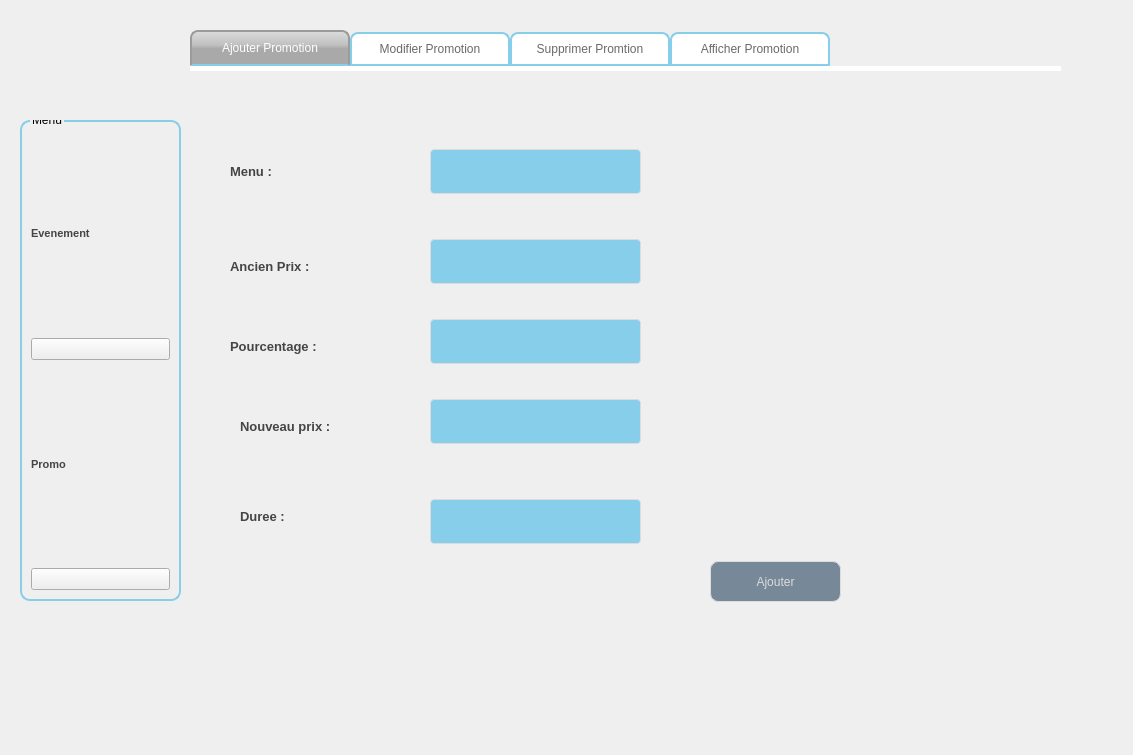
<?xml version="1.0" encoding="UTF-8"?>
<ui version="4.0">
 <class>promointer</class>
 <widget class="QDialog" name="promointer">
  <property name="geometry">
   <rect>
    <x>0</x>
    <y>0</y>
    <width>1133</width>
    <height>755</height>
   </rect>
  </property>
  <property name="windowTitle">
   <string>Dialog</string>
  </property>
  <widget class="QTabWidget" name="tabWidget">
   <property name="geometry">
    <rect>
     <x>190</x>
     <y>30</y>
     <width>871</width>
     <height>641</height>
    </rect>
   </property>
   <property name="styleSheet">
    <string notr="true">QTabWidget::pane { /* The tab widget frame */
border-top: 5px solid white ;
}
/* Style the tab using the tab sub-control. Note that it reads QTabBar _not_ QTabWidget */
QTabBar::tab {
background: #FFFFFF;
border: 2px solid #87CEEB;
border-bottom-color: #87CEEB; /* same as the pane color */
border-top-left-radius:8px;
border-top-right-radius: 8px;
min-width: 140px;
padding: 8px;
color: #696969;


}
QTabBar::tab:selected, QTabBar::tab:hover {
background: qlineargradient(x1: 0, y1: 0, x2: 0, y2: 1, stop: 0 #DCDCDC, stop: 0.4 #C0C0C0, stop: 0.5 #A9A9A9, stop: 1.0 #A9A9A9);
}
QTabBar::tab:selected {
border-color: #9B9B9B;
border-bottom-color: #87CEEB; /* same as pane color */
color: #FFFFFF;
;

}
QTabBar::tab:!selected {
margin-top: 2px; /* make non-selected tabs look smaller */
}
QLineEdit {
  width: 100%;
  padding: 12px 20px;
  margin: 8px 0;
  display: inline-block;
  border: 1px solid #ccc;
  border-radius: 4px;
  box-sizing: border-box;
}</string>
   </property>
   <property name="currentIndex">
    <number>0</number>
   </property>
   <widget class="QWidget" name="tab">
    <attribute name="title">
     <string>Ajouter Promotion</string>
    </attribute>
    <widget class="QLineEdit" name="nomprod">
     <property name="geometry">
      <rect>
       <x>240</x>
       <y>70</y>
       <width>211</width>
       <height>61</height>
      </rect>
     </property>
     <property name="styleSheet">
      <string notr="true">QLineEdit {
  width: 100%;
  padding: 12px 20px;
  margin: 8px 0;
  display: inline-block;
  border: 1px solid #dcdcdc;
  border-radius: 4px;
  box-sizing: border-box;
  background: #87CEEB;
  color: #FFFFFF;
}</string>
     </property>
    </widget>
    <widget class="QLineEdit" name="Prixav">
     <property name="geometry">
      <rect>
       <x>240</x>
       <y>160</y>
       <width>211</width>
       <height>61</height>
      </rect>
     </property>
     <property name="styleSheet">
      <string notr="true">QLineEdit {
  width: 100%;
  padding: 12px 20px;
  margin: 8px 0;
  display: inline-block;
  border: 1px solid #dcdcdc;
  border-radius: 4px;
  box-sizing: border-box;
  background: #87CEEB;
  color: #FFFFFF;
}</string>
     </property>
    </widget>
    <widget class="QLineEdit" name="Pourcentage">
     <property name="geometry">
      <rect>
       <x>240</x>
       <y>240</y>
       <width>211</width>
       <height>61</height>
      </rect>
     </property>
     <property name="styleSheet">
      <string notr="true">QLineEdit {
  width: 100%;
  padding: 12px 20px;
  margin: 8px 0;
  display: inline-block;
  border: 1px solid #dcdcdc;
  border-radius: 4px;
  box-sizing: border-box;
  background: #87CEEB;
  color: #FFFFFF;
}</string>
     </property>
    </widget>
    <widget class="QLabel" name="label_13">
     <property name="geometry">
      <rect>
       <x>40</x>
       <y>80</y>
       <width>71</width>
       <height>41</height>
      </rect>
     </property>
     <property name="styleSheet">
      <string notr="true">background-color: transparent;
font: 8pt &quot;Castellar&quot;;
	color: #454544;
	font-weight: bold;
	font-size: 13px;
border:none;</string>
     </property>
     <property name="text">
      <string>Menu :</string>
     </property>
    </widget>
    <widget class="QLabel" name="label_14">
     <property name="geometry">
      <rect>
       <x>40</x>
       <y>180</y>
       <width>131</width>
       <height>31</height>
      </rect>
     </property>
     <property name="styleSheet">
      <string notr="true">background-color: transparent;
font: 8pt &quot;Castellar&quot;;
	color: #454544;
	font-weight: bold;
	font-size: 13px;
border:none;</string>
     </property>
     <property name="text">
      <string>Ancien Prix :</string>
     </property>
    </widget>
    <widget class="QLabel" name="label_15">
     <property name="geometry">
      <rect>
       <x>40</x>
       <y>260</y>
       <width>151</width>
       <height>31</height>
      </rect>
     </property>
     <property name="styleSheet">
      <string notr="true">background-color: transparent;
font: 8pt &quot;Castellar&quot;;
	color: #454544;
	font-weight: bold;
	font-size: 13px;
border:none;</string>
     </property>
     <property name="text">
      <string>Pourcentage :</string>
     </property>
    </widget>
    <widget class="QLabel" name="label_12">
     <property name="geometry">
      <rect>
       <x>50</x>
       <y>340</y>
       <width>151</width>
       <height>31</height>
      </rect>
     </property>
     <property name="styleSheet">
      <string notr="true">background-color: transparent;
font: 8pt &quot;Castellar&quot;;
	color: #454544;
	font-weight: bold;
	font-size: 13px;
border:none;</string>
     </property>
     <property name="text">
      <string>Nouveau prix :</string>
     </property>
    </widget>
    <widget class="QLabel" name="label_16">
     <property name="geometry">
      <rect>
       <x>50</x>
       <y>430</y>
       <width>91</width>
       <height>31</height>
      </rect>
     </property>
     <property name="styleSheet">
      <string notr="true">background-color: transparent;
font: 8pt &quot;Castellar&quot;;
	color: #454544;
	font-weight: bold;
	font-size: 13px;
border:none;</string>
     </property>
     <property name="text">
      <string>Duree :</string>
     </property>
    </widget>
    <widget class="QPushButton" name="AjouterBouton">
     <property name="geometry">
      <rect>
       <x>520</x>
       <y>490</y>
       <width>131</width>
       <height>41</height>
      </rect>
     </property>
     <property name="styleSheet">
      <string notr="true">QPushButton {
	font: 87 8pt &quot;Segoe UI Black&quot;;
color: #dcdcdc;
background:#778899;
border: none;
border: 1px solid #DCDCDC;
border-radius: 8px;

}
QPushButton:hover {
color:#fff;
font: 87 8pt &quot;Segoe UI Black&quot;;
background:#ADD8E6;
border: none;
}</string>
     </property>
     <property name="text">
      <string>Ajouter</string>
     </property>
    </widget>
    <widget class="QLineEdit" name="Prixap">
     <property name="geometry">
      <rect>
       <x>240</x>
       <y>320</y>
       <width>211</width>
       <height>61</height>
      </rect>
     </property>
     <property name="styleSheet">
      <string notr="true">QLineEdit {
  width: 100%;
  padding: 12px 20px;
  margin: 8px 0;
  display: inline-block;
  border: 1px solid #dcdcdc;
  border-radius: 4px;
  box-sizing: border-box;
  background: #87CEEB;
  color: #FFFFFF;
}</string>
     </property>
    </widget>
    <widget class="QLineEdit" name="duree">
     <property name="geometry">
      <rect>
       <x>240</x>
       <y>420</y>
       <width>211</width>
       <height>61</height>
      </rect>
     </property>
     <property name="styleSheet">
      <string notr="true">QLineEdit {
  width: 100%;
  padding: 12px 20px;
  margin: 8px 0;
  display: inline-block;
  border: 1px solid #dcdcdc;
  border-radius: 4px;
  box-sizing: border-box;
  background: #87CEEB;
  color: #FFFFFF;
}</string>
     </property>
    </widget>
   </widget>
   <widget class="QWidget" name="tab_2">
    <attribute name="title">
     <string>Modifier Promotion</string>
    </attribute>
    <widget class="QComboBox" name="comboBox_modif">
     <property name="geometry">
      <rect>
       <x>290</x>
       <y>30</y>
       <width>121</width>
       <height>51</height>
      </rect>
     </property>
     <property name="styleSheet">
      <string notr="true">background-color: rgb(250, 211, 0);
width: 100%;
  padding: 12px 20px;
  margin: 8px 0;
  display: inline-block;
  border: 1px solid #dcdcdc;
  border-radius: 4px;
  box-sizing: border-box;
  background: #ADD8E6;
  color: #FFFFFF;</string>
     </property>
    </widget>
    <widget class="QLineEdit" name="pourcentagemodif">
     <property name="geometry">
      <rect>
       <x>220</x>
       <y>290</y>
       <width>201</width>
       <height>61</height>
      </rect>
     </property>
     <property name="styleSheet">
      <string notr="true">QLineEdit {
  width: 100%;
  padding: 12px 20px;
  margin: 8px 0;
  display: inline-block;
  border: 1px solid #dcdcdc;
  border-radius: 4px;
  box-sizing: border-box;
  background: #87CEEB;
  color: #FFFFFF;
}</string>
     </property>
    </widget>
    <widget class="QLineEdit" name="dureemodif">
     <property name="geometry">
      <rect>
       <x>220</x>
       <y>490</y>
       <width>201</width>
       <height>61</height>
      </rect>
     </property>
     <property name="styleSheet">
      <string notr="true">QLineEdit {
  width: 100%;
  padding: 12px 20px;
  margin: 8px 0;
  display: inline-block;
  border: 1px solid #dcdcdc;
  border-radius: 4px;
  box-sizing: border-box;
  background: #87CEEB;
  color: #FFFFFF;
}</string>
     </property>
    </widget>
    <widget class="QPushButton" name="btn_modif">
     <property name="geometry">
      <rect>
       <x>540</x>
       <y>540</y>
       <width>131</width>
       <height>41</height>
      </rect>
     </property>
     <property name="styleSheet">
      <string notr="true">QPushButton {
	font: 87 8pt &quot;Segoe UI Black&quot;;
color: #dcdcdc;
background:#778899;
border: none;
border: 1px solid #DCDCDC;
border-radius: 8px;

}
QPushButton:hover {
color:#fff;
font: 87 8pt &quot;Segoe UI Black&quot;;
background:#ADD8E6;
border: none;
}</string>
     </property>
     <property name="text">
      <string>Modifier</string>
     </property>
    </widget>
    <widget class="QLabel" name="label_33">
     <property name="geometry">
      <rect>
       <x>40</x>
       <y>120</y>
       <width>91</width>
       <height>31</height>
      </rect>
     </property>
     <property name="styleSheet">
      <string notr="true">background-color: transparent;
font: 8pt &quot;Castellar&quot;;
	color: #454544;
	font-weight: bold;
	font-size: 13px;
border:none;</string>
     </property>
     <property name="text">
      <string>Menu :</string>
     </property>
    </widget>
    <widget class="QLabel" name="label_32">
     <property name="geometry">
      <rect>
       <x>40</x>
       <y>210</y>
       <width>161</width>
       <height>31</height>
      </rect>
     </property>
     <property name="styleSheet">
      <string notr="true">background-color: transparent;
font: 8pt &quot;Castellar&quot;;
	color: #454544;
	font-weight: bold;
	font-size: 13px;
border:none;</string>
     </property>
     <property name="text">
      <string>Ancien Prix :</string>
     </property>
    </widget>
    <widget class="QLabel" name="label_31">
     <property name="geometry">
      <rect>
       <x>40</x>
       <y>310</y>
       <width>161</width>
       <height>31</height>
      </rect>
     </property>
     <property name="styleSheet">
      <string notr="true">background-color: transparent;
font: 8pt &quot;Castellar&quot;;
	color: #454544;
	font-weight: bold;
	font-size: 13px;
border:none;</string>
     </property>
     <property name="text">
      <string>Pourcentage :</string>
     </property>
    </widget>
    <widget class="QLabel" name="label_30">
     <property name="geometry">
      <rect>
       <x>40</x>
       <y>410</y>
       <width>151</width>
       <height>31</height>
      </rect>
     </property>
     <property name="styleSheet">
      <string notr="true">background-color: transparent;
font: 8pt &quot;Castellar&quot;;
	color: #454544;
	font-weight: bold;
	font-size: 13px;
border:none;</string>
     </property>
     <property name="text">
      <string>Nouveau prix :</string>
     </property>
    </widget>
    <widget class="QLabel" name="label_29">
     <property name="geometry">
      <rect>
       <x>40</x>
       <y>490</y>
       <width>91</width>
       <height>31</height>
      </rect>
     </property>
     <property name="styleSheet">
      <string notr="true">background-color: transparent;
font: 8pt &quot;Castellar&quot;;
	color: #454544;
	font-weight: bold;
	font-size: 13px;
border:none;</string>
     </property>
     <property name="text">
      <string>Duree :</string>
     </property>
    </widget>
    <widget class="QLineEdit" name="nouvpmodif">
     <property name="geometry">
      <rect>
       <x>220</x>
       <y>391</y>
       <width>201</width>
       <height>61</height>
      </rect>
     </property>
     <property name="styleSheet">
      <string notr="true">QLineEdit {
  width: 100%;
  padding: 12px 20px;
  margin: 8px 0;
  display: inline-block;
  border: 1px solid #dcdcdc;
  border-radius: 4px;
  box-sizing: border-box;
  background: #87CEEB;
  color: #FFFFFF;
}</string>
     </property>
    </widget>
    <widget class="QLineEdit" name="anciepmodif">
     <property name="geometry">
      <rect>
       <x>220</x>
       <y>190</y>
       <width>201</width>
       <height>61</height>
      </rect>
     </property>
     <property name="styleSheet">
      <string notr="true">QLineEdit {
  width: 100%;
  padding: 12px 20px;
  margin: 8px 0;
  display: inline-block;
  border: 1px solid #dcdcdc;
  border-radius: 4px;
  box-sizing: border-box;
  background: #87CEEB;
  color: #FFFFFF;
}</string>
     </property>
    </widget>
    <widget class="QLineEdit" name="nommodif">
     <property name="geometry">
      <rect>
       <x>220</x>
       <y>100</y>
       <width>201</width>
       <height>61</height>
      </rect>
     </property>
     <property name="styleSheet">
      <string notr="true">QLineEdit {
  width: 100%;
  padding: 12px 20px;
  margin: 8px 0;
  display: inline-block;
  border: 1px solid #dcdcdc;
  border-radius: 4px;
  box-sizing: border-box;
  background: #87CEEB;
  color: #FFFFFF;
}</string>
     </property>
    </widget>
   </widget>
   <widget class="QWidget" name="tab_3">
    <attribute name="title">
     <string>Supprimer Promtion</string>
    </attribute>
    <widget class="QComboBox" name="comboBox_supp">
     <property name="geometry">
      <rect>
       <x>370</x>
       <y>40</y>
       <width>121</width>
       <height>51</height>
      </rect>
     </property>
     <property name="styleSheet">
      <string notr="true">background-color: rgb(250, 211, 0);
width: 100%;
  padding: 12px 20px;
  margin: 8px 0;
  display: inline-block;
  border: 1px solid #dcdcdc;
  border-radius: 4px;
  box-sizing: border-box;
  background: #ADD8E6;
  color: #FFFFFF;</string>
     </property>
    </widget>
    <widget class="QLabel" name="label">
     <property name="geometry">
      <rect>
       <x>240</x>
       <y>50</y>
       <width>151</width>
       <height>31</height>
      </rect>
     </property>
     <property name="styleSheet">
      <string notr="true">background-color: transparent;
font: 8pt &quot;Castellar&quot;;
	color: #454544;
	font-weight: bold;
	font-size: 13px;
border:none;</string>
     </property>
     <property name="text">
      <string>ID Promotion</string>
     </property>
    </widget>
    <widget class="QLabel" name="label_24">
     <property name="geometry">
      <rect>
       <x>90</x>
       <y>120</y>
       <width>91</width>
       <height>31</height>
      </rect>
     </property>
     <property name="styleSheet">
      <string notr="true">background-color: transparent;
font: 8pt &quot;Castellar&quot;;
	color: #454544;
	font-weight: bold;
	font-size: 13px;
border:none;</string>
     </property>
     <property name="text">
      <string>Menu :</string>
     </property>
    </widget>
    <widget class="QLabel" name="label_25">
     <property name="geometry">
      <rect>
       <x>80</x>
       <y>220</y>
       <width>141</width>
       <height>31</height>
      </rect>
     </property>
     <property name="styleSheet">
      <string notr="true">background-color: transparent;
font: 8pt &quot;Castellar&quot;;
	color: #454544;
	font-weight: bold;
	font-size: 13px;
border:none;</string>
     </property>
     <property name="text">
      <string>Ancien Prix :</string>
     </property>
    </widget>
    <widget class="QLabel" name="label_27">
     <property name="geometry">
      <rect>
       <x>80</x>
       <y>310</y>
       <width>151</width>
       <height>31</height>
      </rect>
     </property>
     <property name="styleSheet">
      <string notr="true">background-color: transparent;
font: 8pt &quot;Castellar&quot;;
	color: #454544;
	font-weight: bold;
	font-size: 13px;
border:none;</string>
     </property>
     <property name="text">
      <string>Pourcentage :</string>
     </property>
    </widget>
    <widget class="QLabel" name="label_26">
     <property name="geometry">
      <rect>
       <x>80</x>
       <y>400</y>
       <width>181</width>
       <height>31</height>
      </rect>
     </property>
     <property name="styleSheet">
      <string notr="true">background-color: transparent;
font: 8pt &quot;Castellar&quot;;
	color: #454544;
	font-weight: bold;
	font-size: 13px;
border:none;</string>
     </property>
     <property name="text">
      <string>Nouveau prix :</string>
     </property>
    </widget>
    <widget class="QLabel" name="label_28">
     <property name="geometry">
      <rect>
       <x>80</x>
       <y>480</y>
       <width>91</width>
       <height>31</height>
      </rect>
     </property>
     <property name="styleSheet">
      <string notr="true">background-color: transparent;
font: 8pt &quot;Castellar&quot;;
	color: #454544;
	font-weight: bold;
	font-size: 13px;
border:none;</string>
     </property>
     <property name="text">
      <string>Duree :</string>
     </property>
    </widget>
    <widget class="QPushButton" name="SupprimerBouton">
     <property name="geometry">
      <rect>
       <x>580</x>
       <y>522</y>
       <width>131</width>
       <height>41</height>
      </rect>
     </property>
     <property name="styleSheet">
      <string notr="true">QPushButton {
	font: 87 8pt &quot;Segoe UI Black&quot;;
color: #dcdcdc;
background:#778899;
border: none;
border: 1px solid #DCDCDC;
border-radius: 8px;

}
QPushButton:hover {
color:#fff;
font: 87 8pt &quot;Segoe UI Black&quot;;
background:#ADD8E6;
border: none;
}</string>
     </property>
     <property name="text">
      <string>Supprimer</string>
     </property>
    </widget>
    <widget class="QTextBrowser" name="Nomval">
     <property name="geometry">
      <rect>
       <x>270</x>
       <y>110</y>
       <width>256</width>
       <height>41</height>
      </rect>
     </property>
     <property name="styleSheet">
      <string notr="true">QLineEdit {
  width: 100%;
  padding: 12px 20px;
  margin: 8px 0;
  display: inline-block;
  border: 1px solid #dcdcdc;
  border-radius: 4px;
  box-sizing: border-box;
  background: #87CEEB;
  color: #FFFFFF;
}
</string>
     </property>
    </widget>
    <widget class="QTextBrowser" name="anciepval">
     <property name="geometry">
      <rect>
       <x>270</x>
       <y>220</y>
       <width>256</width>
       <height>31</height>
      </rect>
     </property>
     <property name="styleSheet">
      <string notr="true"/>
     </property>
    </widget>
    <widget class="QTextBrowser" name="pourcentageval">
     <property name="geometry">
      <rect>
       <x>270</x>
       <y>310</y>
       <width>256</width>
       <height>31</height>
      </rect>
     </property>
     <property name="styleSheet">
      <string notr="true"/>
     </property>
    </widget>
    <widget class="QTextBrowser" name="nouvpval">
     <property name="geometry">
      <rect>
       <x>280</x>
       <y>390</y>
       <width>256</width>
       <height>41</height>
      </rect>
     </property>
     <property name="styleSheet">
      <string notr="true"/>
     </property>
    </widget>
    <widget class="QTextBrowser" name="dureeval">
     <property name="geometry">
      <rect>
       <x>280</x>
       <y>470</y>
       <width>256</width>
       <height>41</height>
      </rect>
     </property>
     <property name="styleSheet">
      <string notr="true"/>
     </property>
    </widget>
   </widget>
   <widget class="QWidget" name="tab_4">
    <attribute name="title">
     <string>Afficher Promotion</string>
    </attribute>
    <widget class="QTableView" name="tablemodifier">
     <property name="geometry">
      <rect>
       <x>20</x>
       <y>180</y>
       <width>811</width>
       <height>251</height>
      </rect>
     </property>
     <property name="autoFillBackground">
      <bool>false</bool>
     </property>
     <property name="styleSheet">
      <string notr="true">border: 2px solid #87CEEB;
border-radius: 8px;</string>
     </property>
    </widget>
    <widget class="QLabel" name="label_3">
     <property name="geometry">
      <rect>
       <x>620</x>
       <y>140</y>
       <width>91</width>
       <height>16</height>
      </rect>
     </property>
     <property name="styleSheet">
      <string notr="true">background-color: transparent;
font: 8pt &quot;Castellar&quot;;
	color: #454544;
	font-weight: bold;
	font-size: 13px;
border:none;</string>
     </property>
     <property name="text">
      <string>Tri par :</string>
     </property>
    </widget>
    <widget class="QComboBox" name="tricombo">
     <property name="geometry">
      <rect>
       <x>700</x>
       <y>121</y>
       <width>131</width>
       <height>51</height>
      </rect>
     </property>
     <property name="styleSheet">
      <string notr="true">background-color: rgb(250, 211, 0);
width: 100%;
  padding: 12px 20px;
  margin: 8px 0;
  display: inline-block;
  border: 1px solid #dcdcdc;
  border-radius: 4px;
  box-sizing: border-box;
  background: #ADD8E6;
  color: #FFFFFF;</string>
     </property>
    </widget>
    <widget class="QLabel" name="label_2">
     <property name="geometry">
      <rect>
       <x>250</x>
       <y>140</y>
       <width>111</width>
       <height>20</height>
      </rect>
     </property>
     <property name="styleSheet">
      <string notr="true">background-color: transparent;
font: 8pt &quot;Castellar&quot;;
	color: #454544;
	font-weight: bold;
	font-size: 13px;
border:none;</string>
     </property>
     <property name="text">
      <string>Recherche :</string>
     </property>
    </widget>
    <widget class="QLineEdit" name="rechercheav">
     <property name="geometry">
      <rect>
       <x>360</x>
       <y>120</y>
       <width>251</width>
       <height>61</height>
      </rect>
     </property>
     <property name="styleSheet">
      <string notr="true">QLineEdit {
  width: 100%;
  padding: 12px 20px;
  margin: 8px 0;
  display: inline-block;
  border: 1px solid #dcdcdc;
  border-radius: 4px;
  box-sizing: border-box;
  background: #87CEEB;
  color: #FFFFFF;
}</string>
     </property>
    </widget>
    <widget class="QPushButton" name="PDF">
     <property name="geometry">
      <rect>
       <x>680</x>
       <y>470</y>
       <width>131</width>
       <height>41</height>
      </rect>
     </property>
     <property name="styleSheet">
      <string notr="true">QPushButton {
	font: 87 8pt &quot;Segoe UI Black&quot;;
color: #dcdcdc;
background:#778899;
border: none;
border: 1px solid #DCDCDC;
border-radius: 8px;

}
QPushButton:hover {
color:#fff;
font: 87 8pt &quot;Segoe UI Black&quot;;
background:#ADD8E6;
border: none;
}</string>
     </property>
     <property name="text">
      <string>IMPRIMER PDF</string>
     </property>
    </widget>
   </widget>
  </widget>
  <widget class="QGroupBox" name="groupBox_4">
   <property name="geometry">
    <rect>
     <x>20</x>
     <y>120</y>
     <width>161</width>
     <height>481</height>
    </rect>
   </property>
   <property name="styleSheet">
    <string notr="true">QGroupBox  {
    border: 2px solid gray;
    border-color:  #87CEEB;

    border-radius: 10px;
 

    
}
QGroupBox::title {
    top: -7,5px;
    left: 10px;
}</string>
   </property>
   <property name="title">
    <string>Menu</string>
   </property>
   <layout class="QVBoxLayout" name="verticalLayout_6">
    <item>
     <layout class="QVBoxLayout" name="verticalLayout_5">
      <property name="spacing">
       <number>2</number>
      </property>
      <item>
       <widget class="QLabel" name="label_38">
        <property name="styleSheet">
         <string notr="true">background-color: transparent;
font: 8pt &quot;Castellar&quot;;
	color: #454544;
	font-weight: bold;
	font-size: 11px;
border:none;</string>
        </property>
        <property name="text">
         <string>Evenement</string>
        </property>
       </widget>
      </item>
      <item>
       <widget class="QPushButton" name="btnevent">
        <property name="styleSheet">
         <string notr="true">background-image: url(:/Files/gestion des employes.png);</string>
        </property>
        <property name="text">
         <string/>
        </property>
        <property name="icon">
         <iconset>
          <normaloff>:/colab/icolab.png</normaloff>:/colab/icolab.png</iconset>
        </property>
        <property name="iconSize">
         <size>
          <width>50</width>
          <height>30</height>
         </size>
        </property>
       </widget>
      </item>
      <item>
       <widget class="QLabel" name="label_39">
        <property name="styleSheet">
         <string notr="true">background-color: transparent;
font: 8pt &quot;Castellar&quot;;
	color: #454544;
	font-weight: bold;
	font-size: 11px;
border:none;</string>
        </property>
        <property name="text">
         <string>Promo</string>
        </property>
       </widget>
      </item>
      <item>
       <widget class="QPushButton" name="btnpromo">
        <property name="styleSheet">
         <string notr="true">background-image: url(:/Files/gestion des employes.png);</string>
        </property>
        <property name="text">
         <string/>
        </property>
        <property name="icon">
         <iconset>
          <normaloff>:/reservation/ireservation.png</normaloff>:/reservation/ireservation.png</iconset>
        </property>
        <property name="iconSize">
         <size>
          <width>50</width>
          <height>30</height>
         </size>
        </property>
       </widget>
      </item>
     </layout>
    </item>
   </layout>
  </widget>
 </widget>
 <resources/>
 <connections/>
</ui>
